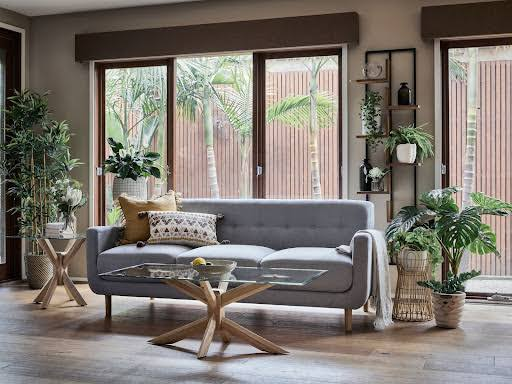
#> input picture projects/real03/style_photos/living_reference.jpg, 512 x 384 px; its folder holds only this picture in this run
$ python -i edges.py   (imports and definitions only)   (older library calls are emulated)
#> lines starting #> are read from the running program, lines starting #| are printed output that depends on the picture
"""Lost-edge check of the change gate (docs/milestone5.md §4.2 ``edges``).

What: the reference edges are the geometry edges of the view
(``wenart.views.geometry_edges``: index changes, depth jumps, normal turns)
kept only where Canny on the Cycles image also sees an edge within
``radius_px``. Recall = the share of those reference pixels that have a
Canny edge of the test image within ``radius_px`` (exact Euclidean distance
from ``cv2.distanceTransform``), for the whole view and per object.

Why recall and not edge IoU: texture added by the polish creates many new
Canny edges, which drops a raw edge IoU to about 0.47 while recall stays
1.0 (CPU experiment in the spec research); a moved, scaled or removed
object loses its outline, which recall sees. New edges are the job of the
added-lines check (``lines.py``).

Test edges for the recall use the Canny thresholds x ``TEST_FACTOR`` (0.5;
``edges.test_factor`` in thresholds.yaml overrides it): an edge that is
only weaker in the test image is not lost. With the same thresholds on both
sides a white frame on a white wall (a step of about 36 grey levels sits
right at Canny high 75 after the sigma-1.5 blur) vanished under the benign
blur (sigma 1) and exposure (-0.3 EV) controls (window recall 0.0), while
the factor 0.5 keeps every benign control at recall 1.0 and leaves the
shift/scale negatives unchanged (synthetic room, 960 and 1920 px wide).

OpenCV is imported inside the functions so ``wenart.gate`` imports without it.
"""
from __future__ import annotations

from dataclasses import dataclass
from typing import Iterable, Optional

import numpy as np

# Pixels of a region outline can be marked on either side of the boundary
# (views.geometry_edges marks the nearer pixel), so a region's reference
# edges are taken inside the region mask grown by this many pixels.
REGION_GROW_PX = 1
TEST_FACTOR = 0.5


def to_gray(rgb) -> np.ndarray:
    """uint8 H x W grey from an RGB uint8 image (a 2-D array is returned as uint8)."""
    import cv2
    a = np.asarray(rgb)
    if a.ndim == 2:
        return a.astype(np.uint8, copy=False)
    return cv2.cvtColor(np.ascontiguousarray(a[:, :, :3], dtype=np.uint8), cv2.COLOR_RGB2GRAY)
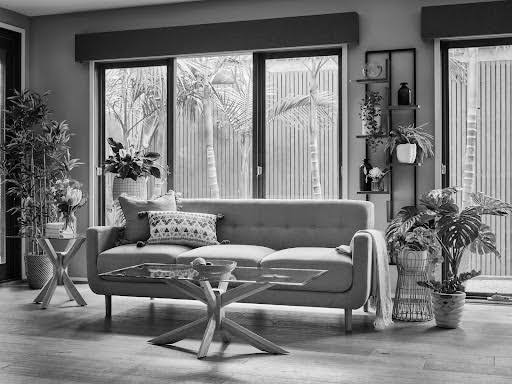
#> returned value: shape (384, 512); min 0, max 255, mean 120.3


def blurred_gray(rgb, sigma: float = 1.5) -> np.ndarray:
    """uint8 H x W: grey, Gaussian-blurred with ``sigma`` (the input of every Canny of the gate)."""
    import cv2
    g = to_gray(rgb)
    if sigma and sigma > 0:
        g = cv2.GaussianBlur(g, (0, 0), float(sigma))
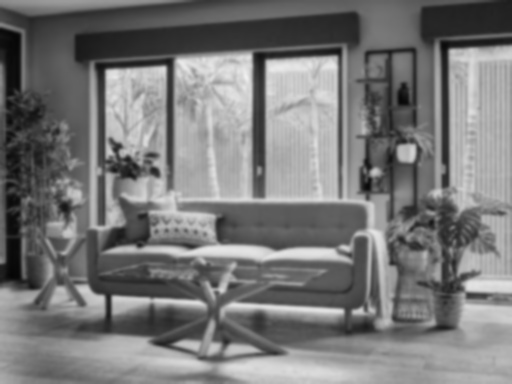
#> g: shape (384, 512); min 5, max 240, mean 120.3
    return g


def canny_blurred(gray, low: float = 25, high: float = 75) -> np.ndarray:
    """bool H x W Canny edges (aperture 3, L2 gradient) of an already blurred grey image."""
#> called with low = 25, high = 75
    import cv2
    return cv2.Canny(gray, float(low), float(high), apertureSize=3, L2gradient=True) > 0
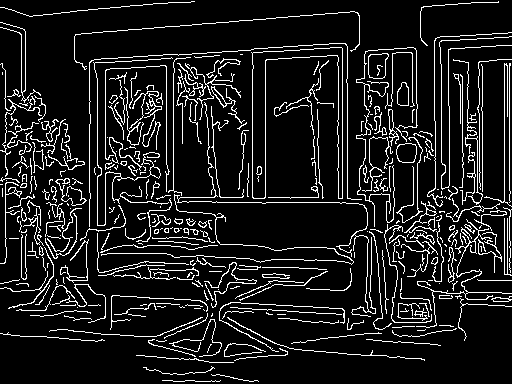
#> returned value: shape (384, 512) bool; 10.9% white in thin lines or dots


def canny(rgb, sigma: float = 1.5, low: float = 25, high: float = 75) -> np.ndarray:
    """bool H x W Canny edges: grey -> Gaussian blur (sigma) -> Canny(low, high, aperture 3, L2 gradient)."""
    return canny_blurred(blurred_gray(rgb, sigma), low, high)


NO_ANGLE = 255                 # edge_angles value of a pixel without an edge


# [98 lines left out: functions edge_angles, distance_to, grow, reference_edges, recall, edge_metrics, not called in this run]


@dataclass
class EdgeIndex:
    """The reference edge pixels of a view, built once per reference (``edge_index``).

    ``idx``: their flat indices; ``objects``: per object id the positions in
    ``idx`` of the pixels inside the object mask grown by ``REGION_GROW_PX``.
    """
    idx: np.ndarray
    objects: dict
    shape: tuple


# [24 lines left out: functions edge_index, edge_metrics_indexed, not called in this run]

>>> import cv2
>>> picture = cv2.cvtColor(cv2.imread('../../projects/real03/style_photos/living_reference.jpg'), cv2.COLOR_BGR2RGB)
>>> result = canny(picture)
